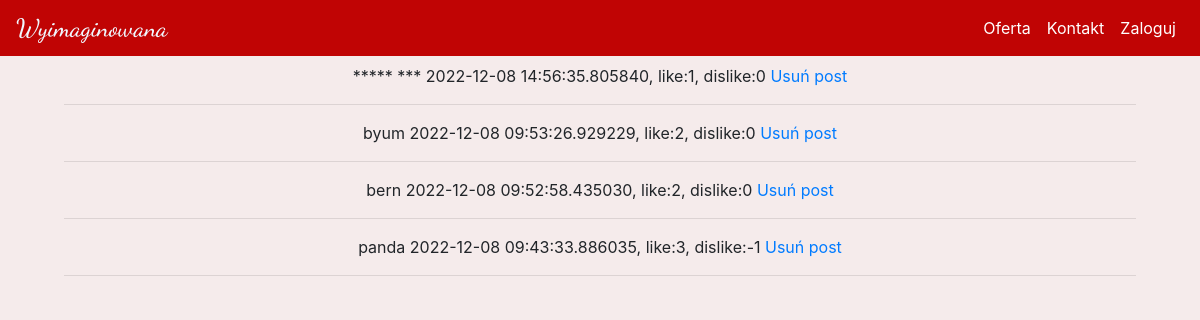
/zarządzaj/posty, run on an earlier commit of the app's database.
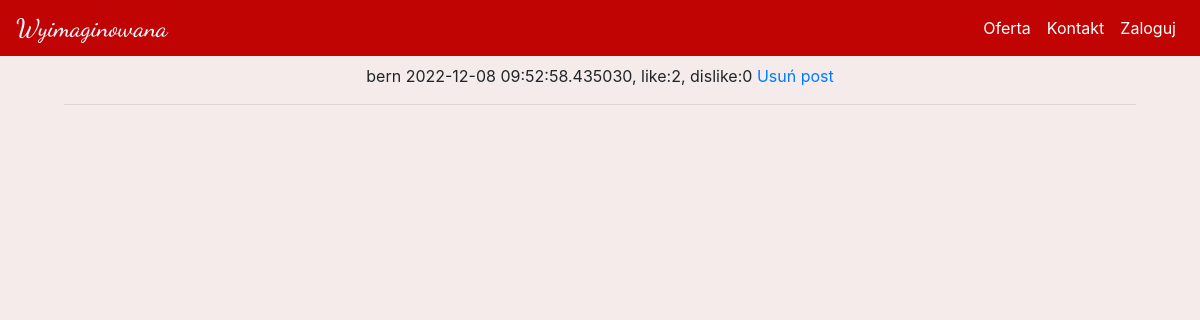
And on a later commit of the database.
### kwiaciarnia/models.py (models this page shows, shortened)
class Posts(db.Model):
    id = db.Column(db.Integer(), primary_key=True)
    title = db.Column(db.String())
    body = db.Column(db.Text())
    added = db.Column(db.DateTime(), default=datetime.datetime.now())
    likes = db.Column(db.Integer(), default=0)
    dislikes = db.Column(db.Integer(), default=0)

### kwiaciarnia/routes.py (the view)
@app.route("/zarządzaj/posty")
def manage_posts():
    posts = Posts.query.order_by(Posts.id.desc())
    return render_template('manage/manage_posts.html', posts=posts)

### kwiaciarnia/templates/manage/manage_posts.html (shortened to what this page needs)
{% extends 'base.html' %}
{% block content %}
<div>
    {% for post in posts %}
        <a>{{post.title}}</a><span> {{post.added}}, like:{{post.likes}}, dislike:{{post.dislikes}} </a><a href="{{ url_for('delete_post', id=post.id ) }}">Usuń post</a>
        <hr>
    {% endfor %}
</div>
{% endblock %}

### kwiaciarnia/templates/base.html (shortened to what this page needs)
<!doctype html>
<html lang="en">
  <head>
    <link rel="stylesheet" href="https://cdn.jsdelivr.net/npm/bootstrap@4.3.1/dist/css/bootstrap.min.css">
    <link rel="stylesheet" href="{{ url_for('static', filename='styles/main.css') }}">
  </head>
  <body>
    <div id="uno">
      {% include 'includes/navbar.html' %}
    </div>
    <div id="duo" class="position-relative overflow-hidden p-3 p-md-5 m-md-3 text-center">
      {% block content %}
      {% endblock %}
    </div>
  </body>
</html>

### kwiaciarnia/templates/includes/navbar.html (shortened to what this page needs)
<nav class="navbar navbar-expand-md nav_bar navbar-dark ">
    <a class="navbar-brand" href="{{ url_for('home') }}">{% include 'includes/logo.html' %}</a>
    <div class="collapse navbar-collapse" id="navbarNav">
      <ul class="navbar-nav ml-auto">
        <li class="nav-item active">
            <a class="nav-link" href="{{ url_for('products_categories') }}">Oferta</a>
        </li>
        <li class="nav-item active">
            <a class="nav-link" href="{{ url_for('contact') }}">Kontakt</a>
        </li>
        {% if current_user.is_authenticated  %}
            <li class="nav-item active">
                <a class="nav-link" href="#">@{{current_user.username}}</a>
            </li>
            <li class="nav-item active">
                <a class="nav-link" href="{{ url_for('logout') }}">Wyloguj</a>
            </li>
        {% else %}
            <li class="nav-item active">
                <a class="nav-link" href="{{ url_for('login') }}">Zaloguj</a>
            </li>
        {% endif %}
      </ul>
    </div>
</nav>

### kwiaciarnia/templates/includes/logo.html (shortened to what this page needs)
<h1 id="top">  Wyimaginowana</h1>

### kwiaciarnia/static/styles/main.css (style rules this page uses)
.nav_bar { background-color: #C00404; color: black; position: fixed; top: 0; width: 100%; z-index: 1; }
body { background-color: #f5ebeb; }

### kwiaciarnia/templates/includes/logo.html (style rules this page uses)
h1 { background-color: #C00404; color: aliceblue; font-family: 'Dancing Script', cursive; font-size: 25px; margin-bottom: 0; }

What changed in the data, as far as the page shows it:
removed Posts: title "***** ***", added "2022-12-08 14:56:35.805840", likes "1", dislikes "0"
removed Posts: title "byum", added "2022-12-08 09:53:26.929229", likes "2", dislikes "0"
removed Posts: title "panda", added "2022-12-08 09:43:33.886035", likes "3", dislikes "-1"
